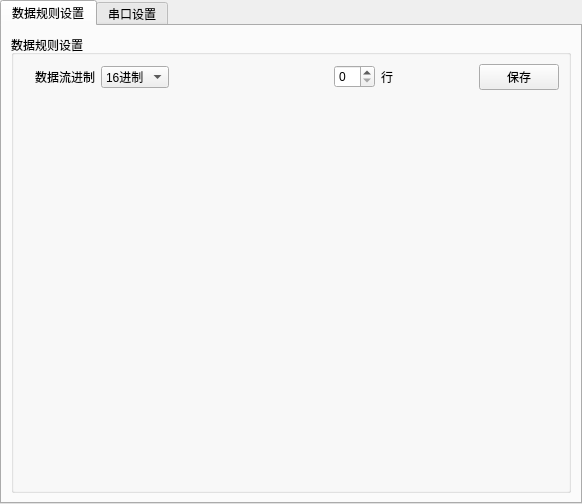
<?xml version="1.0" encoding="UTF-8"?>
<ui version="4.0">
 <class>RuleSettingWidget</class>
 <widget class="QTabWidget" name="RuleSettingWidget">
  <property name="geometry">
   <rect>
    <x>0</x>
    <y>0</y>
    <width>582</width>
    <height>504</height>
   </rect>
  </property>
  <property name="sizePolicy">
   <sizepolicy hsizetype="Expanding" vsizetype="Expanding">
    <horstretch>0</horstretch>
    <verstretch>0</verstretch>
   </sizepolicy>
  </property>
  <property name="minimumSize">
   <size>
    <width>300</width>
    <height>400</height>
   </size>
  </property>
  <property name="maximumSize">
   <size>
    <width>2000</width>
    <height>3000</height>
   </size>
  </property>
  <property name="windowTitle">
   <string>设置窗口</string>
  </property>
  <property name="currentIndex">
   <number>0</number>
  </property>
  <widget class="QWidget" name="tab1">
   <property name="sizePolicy">
    <sizepolicy hsizetype="Expanding" vsizetype="Expanding">
     <horstretch>0</horstretch>
     <verstretch>0</verstretch>
    </sizepolicy>
   </property>
   <attribute name="title">
    <string>数据规则设置</string>
   </attribute>
   <layout class="QGridLayout" name="gridLayout_3">
    <item row="0" column="0">
     <widget class="QGroupBox" name="groupBox_3">
      <property name="enabled">
       <bool>true</bool>
      </property>
      <property name="sizePolicy">
       <sizepolicy hsizetype="Expanding" vsizetype="Expanding">
        <horstretch>0</horstretch>
        <verstretch>0</verstretch>
       </sizepolicy>
      </property>
      <property name="maximumSize">
       <size>
        <width>2000</width>
        <height>3000</height>
       </size>
      </property>
      <property name="title">
       <string>数据规则设置</string>
      </property>
      <layout class="QGridLayout" name="rulelistLayout" rowstretch="0,0,0,0">
       <property name="sizeConstraint">
        <enum>QLayout::SetMinAndMaxSize</enum>
       </property>
       <item row="2" column="1" rowspan="2" colspan="10">
        <widget class="RuleListWidget" name="ruleListWidget" native="true">
         <property name="enabled">
          <bool>true</bool>
         </property>
         <property name="sizePolicy">
          <sizepolicy hsizetype="Expanding" vsizetype="Expanding">
           <horstretch>0</horstretch>
           <verstretch>0</verstretch>
          </sizepolicy>
         </property>
         <property name="minimumSize">
          <size>
           <width>100</width>
           <height>200</height>
          </size>
         </property>
         <property name="styleSheet">
          <string notr="true"/>
         </property>
        </widget>
       </item>
       <item row="0" column="6">
        <spacer name="horizontalSpacer_2">
         <property name="orientation">
          <enum>Qt::Horizontal</enum>
         </property>
         <property name="sizeHint" stdset="0">
          <size>
           <width>40</width>
           <height>20</height>
          </size>
         </property>
        </spacer>
       </item>
       <item row="0" column="9">
        <spacer name="horizontalSpacer">
         <property name="orientation">
          <enum>Qt::Horizontal</enum>
         </property>
         <property name="sizeHint" stdset="0">
          <size>
           <width>40</width>
           <height>20</height>
          </size>
         </property>
        </spacer>
       </item>
       <item row="0" column="7">
        <widget class="QSpinBox" name="dataLenSpin"/>
       </item>
       <item row="0" column="5">
        <spacer name="horizontalSpacer_3">
         <property name="orientation">
          <enum>Qt::Horizontal</enum>
         </property>
         <property name="sizeHint" stdset="0">
          <size>
           <width>40</width>
           <height>20</height>
          </size>
         </property>
        </spacer>
       </item>
       <item row="0" column="4">
        <widget class="QComboBox" name="cbx_system">
         <item>
          <property name="text">
           <string>16进制</string>
          </property>
         </item>
        </widget>
       </item>
       <item row="0" column="10">
        <widget class="QPushButton" name="pushButton">
         <property name="text">
          <string>保存</string>
         </property>
        </widget>
       </item>
       <item row="0" column="8">
        <widget class="QLabel" name="datalen_lbl">
         <property name="text">
          <string>行</string>
         </property>
        </widget>
       </item>
       <item row="0" column="3">
        <widget class="QLabel" name="lbl_system">
         <property name="text">
          <string>数据流进制</string>
         </property>
         <property name="alignment">
          <set>Qt::AlignRight|Qt::AlignTrailing|Qt::AlignVCenter</set>
         </property>
        </widget>
       </item>
      </layout>
      <zorder>lbl_system</zorder>
      <zorder>cbx_system</zorder>
      <zorder>pushButton</zorder>
      <zorder>ruleListWidget</zorder>
      <zorder>dataLenSpin</zorder>
      <zorder>datalen_lbl</zorder>
      <zorder>horizontalSpacer</zorder>
      <zorder>horizontalSpacer_3</zorder>
      <zorder>horizontalSpacer_2</zorder>
     </widget>
    </item>
   </layout>
  </widget>
  <widget class="QWidget" name="tab2">
   <property name="sizePolicy">
    <sizepolicy hsizetype="Expanding" vsizetype="Expanding">
     <horstretch>0</horstretch>
     <verstretch>0</verstretch>
    </sizepolicy>
   </property>
   <attribute name="title">
    <string>串口设置</string>
   </attribute>
   <widget class="QGroupBox" name="groupBox">
    <property name="geometry">
     <rect>
      <x>10</x>
      <y>10</y>
      <width>231</width>
      <height>201</height>
     </rect>
    </property>
    <property name="title">
     <string>可用的串口</string>
    </property>
    <widget class="QListWidget" name="listWidget">
     <property name="geometry">
      <rect>
       <x>10</x>
       <y>20</y>
       <width>111</width>
       <height>171</height>
      </rect>
     </property>
    </widget>
    <widget class="QPushButton" name="buttonAddCom">
     <property name="geometry">
      <rect>
       <x>130</x>
       <y>50</y>
       <width>75</width>
       <height>23</height>
      </rect>
     </property>
     <property name="text">
      <string>添加</string>
     </property>
    </widget>
    <widget class="QSpinBox" name="spinBox">
     <property name="geometry">
      <rect>
       <x>160</x>
       <y>20</y>
       <width>42</width>
       <height>22</height>
      </rect>
     </property>
    </widget>
    <widget class="QLineEdit" name="lineEdit">
     <property name="geometry">
      <rect>
       <x>130</x>
       <y>20</y>
       <width>31</width>
       <height>21</height>
      </rect>
     </property>
     <property name="text">
      <string>COM</string>
     </property>
    </widget>
    <widget class="QPushButton" name="buttonRemoveCom">
     <property name="geometry">
      <rect>
       <x>130</x>
       <y>80</y>
       <width>75</width>
       <height>23</height>
      </rect>
     </property>
     <property name="text">
      <string>移除</string>
     </property>
    </widget>
   </widget>
   <widget class="QGroupBox" name="groupBox_2">
    <property name="geometry">
     <rect>
      <x>330</x>
      <y>10</y>
      <width>231</width>
      <height>201</height>
     </rect>
    </property>
    <property name="title">
     <string>可用的比特率</string>
    </property>
    <widget class="QListWidget" name="listWidget2">
     <property name="geometry">
      <rect>
       <x>10</x>
       <y>20</y>
       <width>111</width>
       <height>171</height>
      </rect>
     </property>
    </widget>
    <widget class="QLineEdit" name="lineEdit2">
     <property name="geometry">
      <rect>
       <x>130</x>
       <y>20</y>
       <width>91</width>
       <height>20</height>
      </rect>
     </property>
    </widget>
    <widget class="QPushButton" name="addButton2">
     <property name="geometry">
      <rect>
       <x>140</x>
       <y>50</y>
       <width>75</width>
       <height>23</height>
      </rect>
     </property>
     <property name="text">
      <string>添加</string>
     </property>
    </widget>
    <widget class="QPushButton" name="removeButton2">
     <property name="geometry">
      <rect>
       <x>140</x>
       <y>80</y>
       <width>75</width>
       <height>23</height>
      </rect>
     </property>
     <property name="text">
      <string>移除</string>
     </property>
    </widget>
   </widget>
  </widget>
 </widget>
 <customwidgets>
  <customwidget>
   <class>RuleListWidget</class>
   <extends>QWidget</extends>
   <header>rulelistwidget.h</header>
   <container>1</container>
  </customwidget>
 </customwidgets>
 <resources/>
 <connections>
  <connection>
   <sender>buttonAddCom</sender>
   <signal>clicked()</signal>
   <receiver>lineEdit</receiver>
   <slot>selectAll()</slot>
   <hints>
    <hint type="sourcelabel">
     <x>169</x>
     <y>103</y>
    </hint>
    <hint type="destinationlabel">
     <x>142</x>
     <y>71</y>
    </hint>
   </hints>
  </connection>
 </connections>
</ui>
